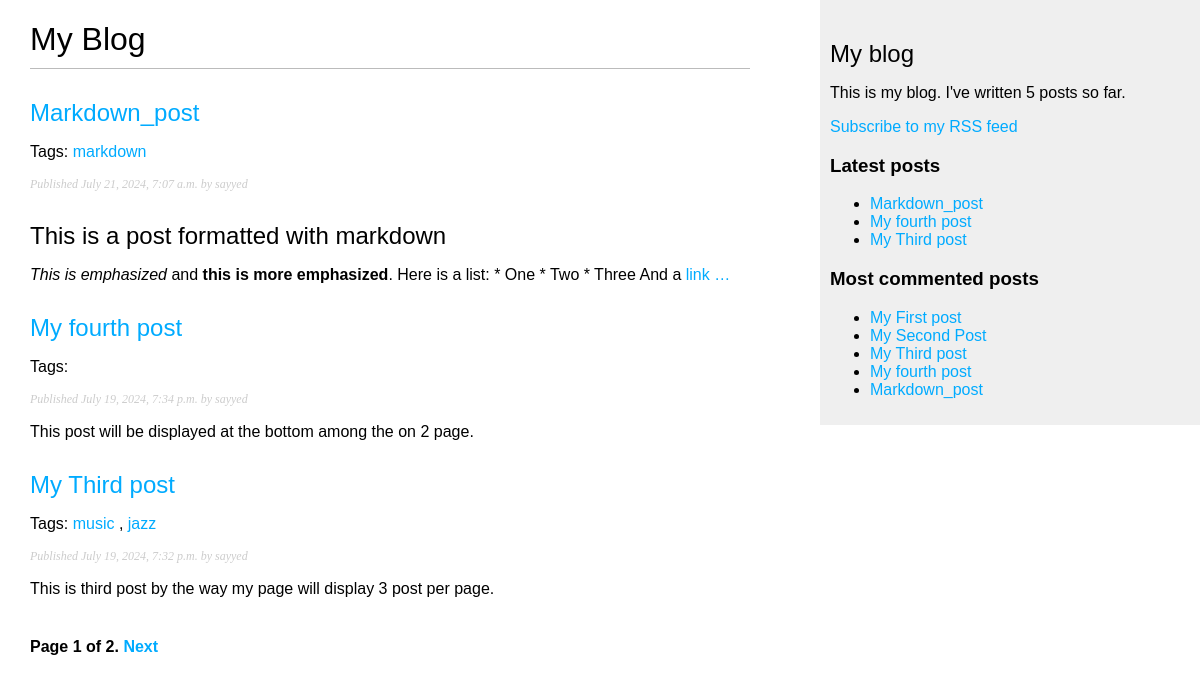
Screenshot of /blog/ with the database file from the repository.
### blog/models.py (models this page shows, shortened)
class Post(models.Model):
    class Status(models.TextChoices):
        DRAFT = 'DF','Draft'
        PUBLISHED = 'PB', 'Published'
    title = models.CharField(max_length=250)
    slug = models.SlugField(max_length=250,
                            unique_for_date='publish')
    author = models.ForeignKey(
        settings.AUTH_USER_MODEL,
        on_delete= models.CASCADE,
        related_name='blog_posts'
    )
    body = models.TextField()
    publish = models.DateTimeField(default= timezone.now)
    created = models.DateTimeField(auto_now_add=True)
    updated = models.DateTimeField(auto_now=True)
    status = models.CharField(max_length=2,
                              choices=Status,
                              default=Status.DRAFT)
    objects = models.Manager()
    published = PublishedManager()
    tags =TaggableManager()
    class Meta:
        ordering = ['-publish']
        indexes = [models.Index(fields=['-publish']),]
    def get_absolute_url(self):
        return reverse('blog:post_detail',
                       args=[self.publish.year,
                             self.publish.month,
                             self.publish.day,
                             self.slug]
                        )

### blog/views.py (the view)
# urls.py: path('',views.post_list, name='post_list'),
def post_list(request, tag_slug=None):
    post_list = Post.published.all()
    tag = None
    if tag_slug:
        tag= get_object_or_404(Tag, slug=tag_slug)
        post_list= post_list.filter(tags__in=[tag])
    paginator = Paginator(post_list, 3)
    page_number = request.GET.get('page', 1)
    posts = paginator.page(page_number)
    return render(
        request,
        'blog/post/list.html',
        {'posts': posts,
         'tag':tag}
    )

### blog/models.py (called while the page is built)
    def get_queryset(self):
        return super().get_queryset().filter(status=Post.Status.PUBLISHED)

### blog/templatetags/blog_tags.py (called while the page is built)
@register.simple_tag
def total_posts():
    return Post.published.count()

@register.inclusion_tag('blog/post/latest_posts.html')
def show_latest_posts(count=5):
    latest_posts = Post.published.order_by('-publish')[:count]
    return {'latest_posts':latest_posts}

@register.simple_tag
def get_most_commented_posts(count=5):
    return Post.published.annotate(total_comments=Count('comments')).order_by('-total_comments')[:count]

@register.filter(name='markdown')
def markdown_format(text):
    return mark_safe(markdown.markdown(text))

### blog/templates/blog/post/list.html (shortened to what this page needs)
{% extends "blog/base.html" %}
{% load blog_tags%}
{% block content %}
  <h1>My Blog</h1>
  {% for post in posts %}
    <h2>
      <a href="{{ post.get_absolute_url }}">
        {{ post.title }}
      </a>
    </h2>
    <p class="tags">
      Tags:
      {% for tag in post.tags.all %}
        <a href="{% url "blog:post_list_by_tag" tag.slug %}">
          {{tag.name}}
        </a>{% if not forloop.last %},{% endif %}
      {% endfor %}
    </p>
    <p class="date">
      Published {{ post.publish }} by {{ post.author }}
    </p>
    {{ post.body|markdown|truncatewords_html:30 }}
  {% endfor %}
  {% include "pagination.html" with page=posts %}
{% endblock %}

### blog/templates/blog/base.html (shortened to what this page needs)
{% load blog_tags %}
{% load static%}
<!DOCTYPE html>
<html>
<head>
<link rel="stylesheet" href="{% static "css/blog.css" %}">
</head>
<body>
    <div id= 'content'>
        {% block content %}
        {% endblock content %}
    </div>
    <div id='sidebar'>
        <h2>My blog</h2>
        <p>This is my blog.
            I've written {%total_posts %} posts so far.
        </p>
        <p>
            <a href="{% url "blog:post_feed" %}">
                Subscribe to my RSS feed
            </a>
        </p>
        <h3>Latest posts</h3>
        {% show_latest_posts 3 %}
        <h3>Most commented posts</h3>
        {% get_most_commented_posts as most_commented_posts%}
        <ul>
            {% for post in most_commented_posts %}
                <li>
                    <a href="{{post.get_absolute_url}}">{{post.title}}</a>
                </li>
            {% endfor %}
        </ul>
    </div>
</body>
</html>

### blog/templates/blog/post/latest_posts.html
<ul>
    {% for post in latest_posts  %}
        <li>
            <a href="{{ post.get_absolute_url}}">{{post.title}}</a>
        </li>
    {% endfor %}
</ul>

### blog/static/css/blog.css (style rules this page uses)
body { margin:0; padding:0; font-family:helvetica, sans-serif; }
a { color:#00abff; text-decoration:none; }
h1 { font-weight:normal; border-bottom:1px solid #bbb; padding:0 0 10px 0; }
h2 { font-weight:normal; margin:30px 0 0; }
#content { float:left; width:60%; padding:0 0 0 30px; }
#sidebar { float:right; width:30%; padding:10px; background:#efefef; height:100%; }
p.date { color:#ccc; font-family: georgia, serif; font-size: 12px; font-style: italic; }

### rows the page displays
Post: title "Markdown_post", publish "July 21, 2024, 7:07 a.m.", author "sayyed", body "This is a post formatted with markdown This is emphasized and this is more emphasized . Here is a list: * One * Two * Three And a link …"
Tag: name "markdown"
Post: title "My fourth post", publish "July 19, 2024, 7:34 p.m.", author "sayyed", body "This post will be displayed at the bottom among the on 2 page."
Post: title "My Third post", publish "July 19, 2024, 7:32 p.m.", author "sayyed", body "This is third post by the way my page will display 3 post per page."
Tag: name "music"
Tag: name "jazz"
Post: title "My First post"
Post: title "My Second Post"

### other values shown
{{ page.number }} "1"
{{ page.paginator.num_pages }} "2"
